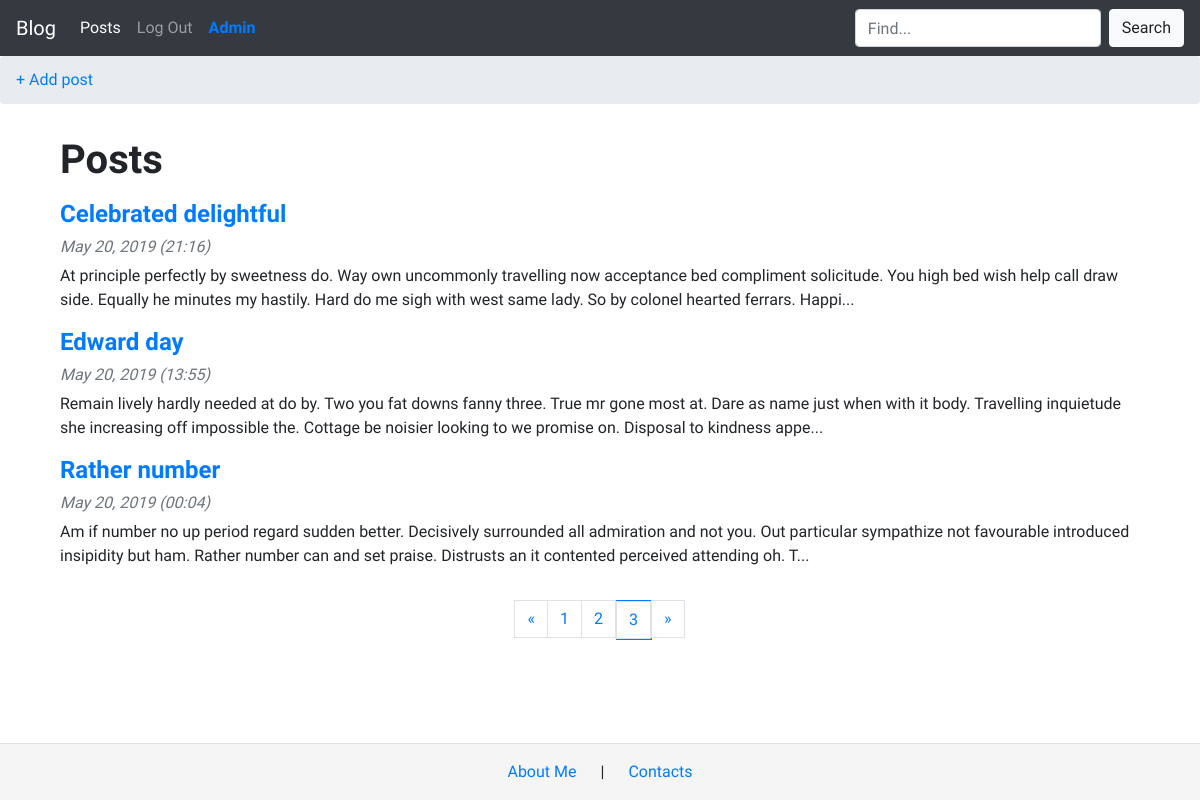
/blog/?page=3 (signed in), run on an earlier commit of the app's database.
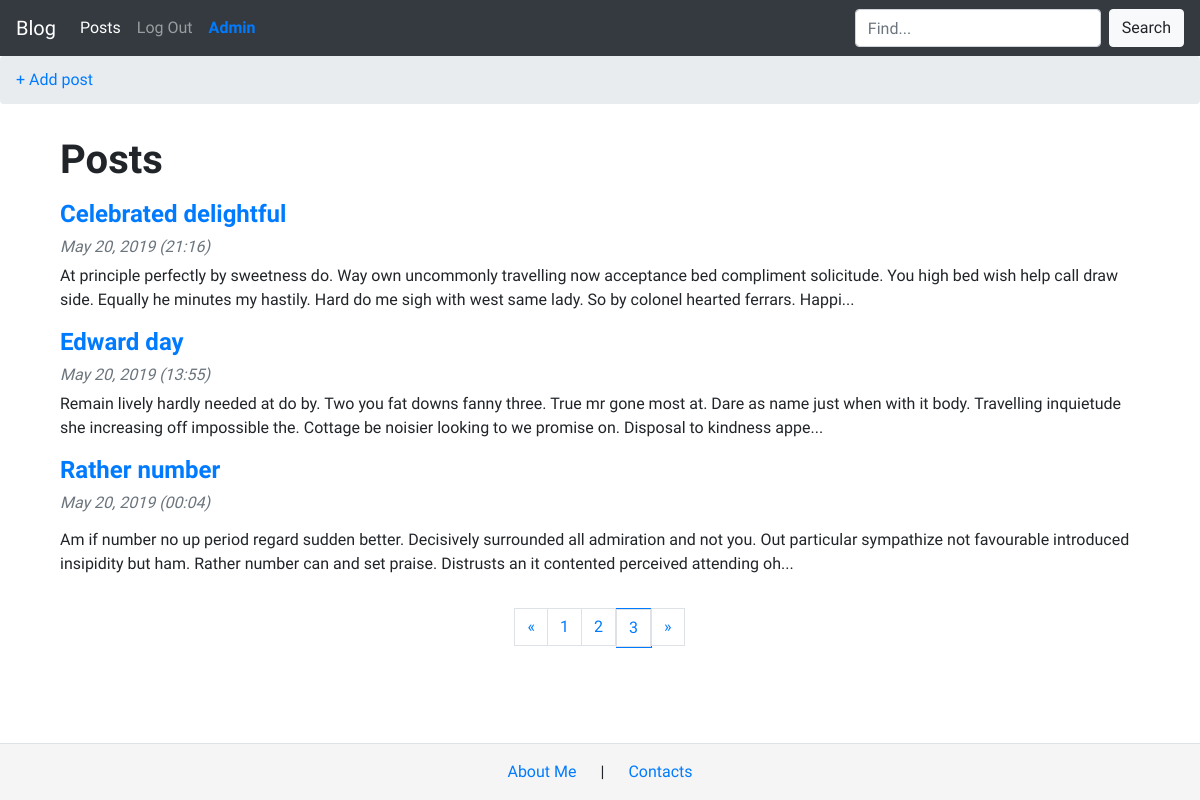
And on a later commit of the database.
### models.py (models this page shows, shortened)
class Post(db.Model):
    id = db.Column(db.Integer, primary_key=True)
    title = db.Column(db.String(140))
    slug = db.Column(db.String(140), unique=True)
    body = db.Column(db.Text)
    created = db.Column(db.DateTime, default=datetime.now())
    user_id = db.Column(db.Integer, db.ForeignKey('user.id'))

### posts/blueprint.py (the view)
@posts.route('/')
def index():
    q = request.args.get('q')
    page = request.args.get('page')
    if page and page.isdigit():
        page = int(page)
    else:
        page = 1
    if q:
        posts = Post.query.filter(Post.title.contains(q) | Post.body.contains(q)| Post.created.contains(q)).all()
    else:
        posts = Post.query.order_by(Post.created.desc())
    pages = posts.paginate(page=page, per_page=5)
    return render_template('posts/index.html', pages=pages)

### posts/templates/posts/index.html (shortened to what this page needs)
{% extends 'base.html' %}
{% block content_title %}
    Posts
{% endblock %}
{% block content %}
    {% for post in pages.items %}
        <h4>
            <a href="{{ url_for('posts.post_detail', slug=post.slug) }}">{{ post.title }}</a>
        </h4>
        <h6 class="font-italic text-secondary">{{ post.created.strftime('%B %d, %Y (%H:%M)') }}</h6>
        <p>
          {{ post.body[:255]|safe +'...' }}
      </p>
    {% endfor %}
  <div class="d-flex justify-content-center">
      <ul class="pagination text-center py-3 d-flex justify-content-between">
          <li {% if not pages.has_prev %} class="disabled" {% endif %}>
          <a class="page-link" href="./?page={{ pages.prev_num }}" aria-label="Previous">
            <span aria-hidden="true">&laquo;</span>
          </a>
          </li>
        {% for page in pages.iter_pages() %}
          <li {% if page == pages.page %} class="border border-primary " {% endif %}>
            <a class="page-link" href="./?page={{ page }}">{{ page }}<span class="sr-only">{current}</span></a>
          </li>
        {% endfor %}
          <li {% if not pages.has_next %} class="disabled" {% endif %}>
            <a class="page-link" href="./?page={{ pages.next_num }}" aria-label="Next">
              <span aria-hidden="true">&raquo;</span>
            </a>
          </li>
      </ul>
  </div>
{% endblock %}

### templates/base.html (shortened to what this page needs)
<!DOCTYPE html>
<html lang="en">
   <head>
      <link rel="stylesheet" href="{{ url_for('static', filename='css/style.css') }}">
      <link rel="stylesheet" href="https://stackpath.bootstrapcdn.com/bootstrap/4.3.1/css/bootstrap.min.css"
>
      <link rel="stylesheet" type="text/css" href="https://cdn.datatables.net/v/bs4/dt-1.10.18/b-1.5.6/datatables.min.css"/>
   </head>
   <body style="html {position: relative; min-height: 100%;}">
      <div>
         <nav class="sticky-top navbar navbar-expand-lg navbar-dark bg-dark">
            <a class="navbar-brand" href="{{ url_for('index') }}">Blog</a>
            <div class="collapse navbar-collapse" id="navbarSupportedContent">
               <ul class="navbar-nav mr-auto">
                  <li class="nav-item active">
                     <a class="nav-link" href="{{ url_for('posts.index')}}">Posts<span class="sr-only">(current)</span></a>
                  </li>
                  <li class="nav-item">
                     {% if not current_user.has_role('admin') %}
                     <a class="nav-link" href="{{ url_for('login')}}">Log In</a>
                     {% else %}
                     <a class="nav-link" href="/logout">Log Out</a>
                     {% endif %}
                  </li>
                  <li class="nav-item">
                     {% if current_user.has_role('admin') %}
                     <a class="nav-link text-primary admin" href="/admin">Admin</a>
                     {% endif %}
                  </li>
               </ul>
               <form class="form-inline my-2 my-lg-0" method="GET">
                  <div class="form-group">
                     <input class="form-control mr-sm-2" type="search" placeholder="Find..." aria-label="Search" name="q" value="{{ request.args.get('q', '') }}">
                  </div>
                  <button type="button" class="btn btn-light">Search</button>
               </form>
            </div>
         </nav>
      </div>
      <div>
         <nav aria-label="breadcrumb">
            <ol class="breadcrumb" >
               {% if current_user.has_role('admin') %}
               <a href="{{ url_for('posts.create_post')}}">+ Add post</a>
               {% endif %}
            </ol>
         </nav>
      </div>
      <div class="container">
         <div class="container py-3">
            <h1>
               {% block content_title %}
               {% endblock %}
            </h1>
            <p>
               {% block content %}
               {% endblock %}
            </p>
         </div>
      </div>
      <footer class="fixed-bottom text-center border-top p-3 ">
         <a class="d-inline-flex mr-md-4" href="/about-me">About Me</a>|<a class="d-inline-flex ml-md-4" href="/contacts">Contacts</a>
      </footer>
   </body>
</html>

### static/css/style.css (style rules this page uses)
.bg-dark { background-color: black; }

### templates/base.html (style rules this page uses)
head, h1, body { font-family: 'IBM Plex Sans Condensed', sans-serif; }
.admin { font-weight: bold; }
h1, h2, h3, h4, h5 { font-weight: bold; }
h6 { font-weight: italic; font-size: 1em; }
footer { background-color: whitesmoke; }

What changed in the data, as far as the page shows it:
changed Post "Rather number": body "…it contented perceived attending oh. T..." → "…it contented perceived attending oh..."
